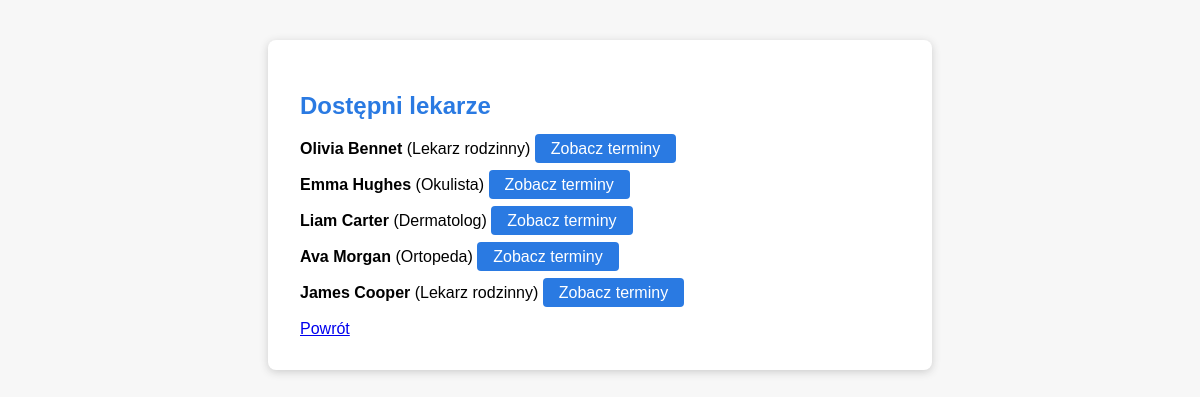
Screenshot of /lekarze/ (signed in) with the database file from the repository.
### rejestracja/models.py (models this page shows, shortened)
class Lekarz(models.Model):
    user = models.OneToOneField(User, on_delete=models.CASCADE)
    specjalizacja = models.CharField(max_length=100)
    zatwierdzony = models.BooleanField(default=False)

### rejestracja/views.py (the view)
# urls.py: path('lekarze/', views.lista_lekarzy, name='lista_lekarzy'),
@login_required
def lista_lekarzy(request):
    lekarze = Lekarz.objects.filter(zatwierdzony=True)
    return render(request, 'rejestracja/lista_lekarzy.html', {'lekarze': lekarze})

### rejestracja/templates/rejestracja/lista_lekarzy.html (shortened to what this page needs)
<!DOCTYPE html>
<html lang="pl">
<head>
</head>
<body>
    <div class="container">
        <h2>Dostępni lekarze</h2>
        <ul>
            {% for lekarz in lekarze %}
                <li>
                    <strong>{{ lekarz.user.first_name }} {{ lekarz.user.last_name }}</strong>
                    ({{ lekarz.specjalizacja }})
                    <a href="{% url 'terminy_lekarza' lekarz.id %}" class="btn">Zobacz terminy</a>
                </li>
            {% empty %}
                <li>Brak dostępnych lekarzy.</li>
            {% endfor %}
        </ul>
        <a href="{% url 'index' %}">Powrót</a>
    </div>
</body>
</html>

### rejestracja/templates/rejestracja/lista_lekarzy.html (style rules this page uses)
body { font-family: Arial, sans-serif; background: #f7f7f7; }
.container { max-width: 600px; margin: 40px auto; background: #fff; padding: 32px; border-radius: 8px; box-shadow: 0 2px 8px #ccc; }
h2 { color: #2a7ae2; }
ul { list-style: none; padding: 0; }
li { margin-bottom: 18px; }
.btn { padding: 6px 16px; background: #2a7ae2; color: #fff; border: none; border-radius: 4px; text-decoration: none; }

### rows the page displays
Lekarz: user.first_name "Olivia", user.last_name "Bennet", specjalizacja "Lekarz rodzinny"
Lekarz: user.first_name "Emma", user.last_name "Hughes", specjalizacja "Okulista"
Lekarz: user.first_name "Liam", user.last_name "Carter", specjalizacja "Dermatolog"
Lekarz: user.first_name "Ava", user.last_name "Morgan", specjalizacja "Ortopeda"
Lekarz: user.first_name "James", user.last_name "Cooper", specjalizacja "Lekarz rodzinny"
